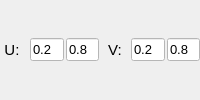
            <widget class="QWidget" name="widget_12" native="true">
             <property name="minimumSize">
              <size>
               <width>0</width>
               <height>31</height>
              </size>
             </property>
             <layout class="QGridLayout" name="gridLayout_27">
              <property name="leftMargin">
               <number>0</number>
              </property>
              <property name="topMargin">
               <number>0</number>
              </property>
              <property name="rightMargin">
               <number>0</number>
              </property>
              <property name="bottomMargin">
               <number>0</number>
              </property>
              <property name="horizontalSpacing">
               <number>2</number>
              </property>
              <property name="verticalSpacing">
               <number>0</number>
              </property>
              <item row="0" column="5">
               <widget class="QLineEdit" name="lineEditReconstructMaxV">
                <property name="sizePolicy">
                 <sizepolicy hsizetype="Ignored" vsizetype="Fixed">
                  <horstretch>0</horstretch>
                  <verstretch>0</verstretch>
                 </sizepolicy>
                </property>
                <property name="font">
                 <font>
                  <pointsize>10</pointsize>
                 </font>
                </property>
                <property name="styleSheet">
                 <string notr="true">background-color: rgb(255, 255, 255);</string>
                </property>
                <property name="text">
                 <string>0.8</string>
                </property>
               </widget>
              </item>
              <item row="0" column="1">
               <widget class="QLineEdit" name="lineEditReconstructMinU">
                <property name="sizePolicy">
                 <sizepolicy hsizetype="Ignored" vsizetype="Fixed">
                  <horstretch>0</horstretch>
                  <verstretch>0</verstretch>
                 </sizepolicy>
                </property>
                <property name="font">
                 <font>
                  <pointsize>10</pointsize>
                 </font>
                </property>
                <property name="styleSheet">
                 <string notr="true">background-color: rgb(255, 255, 255);</string>
                </property>
                <property name="text">
                 <string>0.2</string>
                </property>
               </widget>
              </item>
              <item row="0" column="2">
               <widget class="QLineEdit" name="lineEditReconstructMaxU">
                <property name="sizePolicy">
                 <sizepolicy hsizetype="Ignored" vsizetype="Fixed">
                  <horstretch>0</horstretch>
                  <verstretch>0</verstretch>
                 </sizepolicy>
                </property>
                <property name="font">
                 <font>
                  <pointsize>10</pointsize>
                 </font>
                </property>
                <property name="styleSheet">
                 <string notr="true">background-color: rgb(255, 255, 255);</string>
                </property>
                <property name="text">
                 <string>0.8</string>
                </property>
               </widget>
              </item>
              <item row="0" column="0">
               <widget class="QLabel" name="label_14">
                <property name="sizePolicy">
                 <sizepolicy hsizetype="Minimum" vsizetype="Minimum">
                  <horstretch>0</horstretch>
                  <verstretch>0</verstretch>
                 </sizepolicy>
                </property>
                <property name="maximumSize">
                 <size>
                  <width>28</width>
                  <height>16777215</height>
                 </size>
                </property>
                <property name="font">
                 <font>
                  <pointsize>11</pointsize>
                 </font>
                </property>
                <property name="layoutDirection">
                 <enum>Qt::LeftToRight</enum>
                </property>
                <property name="text">
                 <string>U: </string>
                </property>
                <property name="alignment">
                 <set>Qt::AlignCenter</set>
                </property>
               </widget>
              </item>
              <item row="0" column="4">
               <widget class="QLineEdit" name="lineEditReconstructMinV">
                <property name="sizePolicy">
                 <sizepolicy hsizetype="Ignored" vsizetype="Fixed">
                  <horstretch>0</horstretch>
                  <verstretch>0</verstretch>
                 </sizepolicy>
                </property>
                <property name="font">
                 <font>
                  <pointsize>10</pointsize>
                 </font>
                </property>
                <property name="styleSheet">
                 <string notr="true">background-color: rgb(255, 255, 255);</string>
                </property>
                <property name="text">
                 <string>0.2</string>
                </property>
               </widget>
              </item>
              <item row="0" column="3">
               <widget class="QLabel" name="label_22">
                <property name="sizePolicy">
                 <sizepolicy hsizetype="Minimum" vsizetype="Minimum">
                  <horstretch>0</horstretch>
                  <verstretch>0</verstretch>
                 </sizepolicy>
                </property>
                <property name="maximumSize">
                 <size>
                  <width>28</width>
                  <height>16777215</height>
                 </size>
                </property>
                <property name="font">
                 <font>
                  <pointsize>11</pointsize>
                 </font>
                </property>
                <property name="layoutDirection">
                 <enum>Qt::LeftToRight</enum>
                </property>
                <property name="text">
                 <string>V:</string>
                </property>
                <property name="alignment">
                 <set>Qt::AlignCenter</set>
                </property>
               </widget>
              </item>
             </layout>
            </widget>
